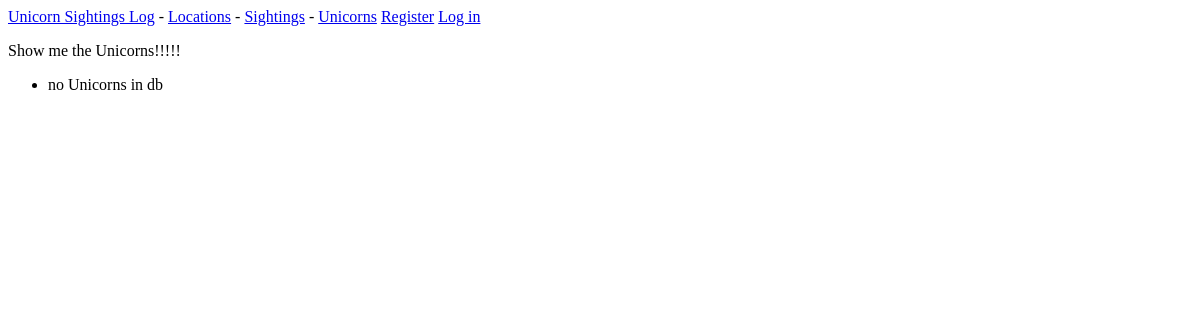
/unicorns/, run on an earlier commit of the app's database.
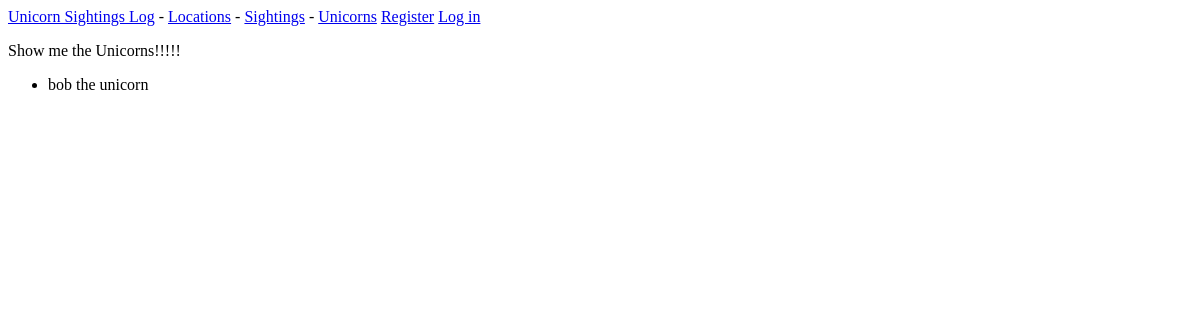
And on a later commit of the database.
### UnicornLog_REST/models.py (models this page shows)
class Unicorn(models.Model):
    name = models.CharField(max_length=255)
    class Color(models.TextChoices):
        white = "White"
        gray = "Gray"
        black = "black"
        Sparkle= "Sparkle"
        rainbow = "Rainbow"
    color = Color.choices
    RainbowPoop = models.BooleanField(default=False)
    description = models.TextField()
    class Meta:
        verbose_name_plural = 'Unicorns'
    def __str__(self):
        return self.name

### UnicornLog_REST/views.py (the view)
# urls.py: path('unicorns/', views.unicorns, name = 'unicorns'),
def unicorns(request):
    unicorns = Unicorn.objects.all()
    context = {'Unicorns': unicorns}
    return render(request, 'std/Unicorns.html', context)

### UnicornLog_REST/templates/std/Unicorns.html
{% extends 'std/base.html' %}
{%block content%}
<p> Show me the Unicorns!!!!!</p>
<ul>
    {% for Unicorn in Unicorns%}
        <li> {{Unicorn}}</li>
        {% empty %}
        <li> no Unicorns in db </li>
     {% endfor %}
</ul>
{%endblock content%}

What changed in the data, as far as the page shows it:
added Unicorn: name "bob the unicorn"
Also different on the page:
text no longer shown: "no Unicorns in db"
